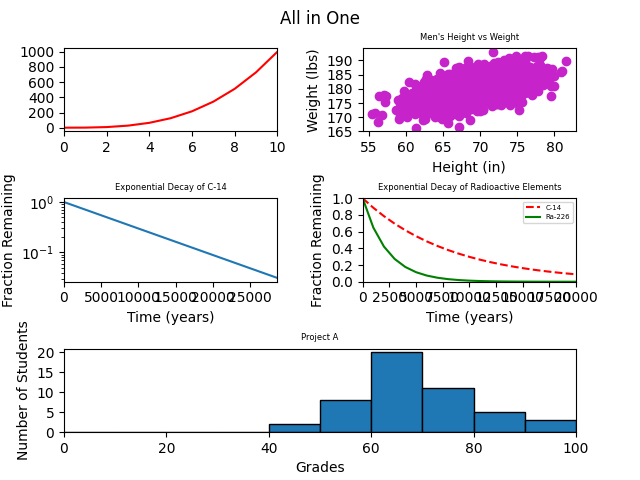

This figure's Python source:
#!/usr/bin/env python3
import numpy as np
import matplotlib.pyplot as plt

y0 = np.arange(0, 11) ** 3

mean = [69, 0]
cov = [[15, 8], [8, 15]]
np.random.seed(5)
x1, y1 = np.random.multivariate_normal(mean, cov, 2000).T
y1 += 180

x2 = np.arange(0, 28651, 5730)
r2 = np.log(0.5)
t2 = 5730
y2 = np.exp((r2 / t2) * x2)

x3 = np.arange(0, 21000, 1000)
r3 = np.log(0.5)
t31 = 5730
t32 = 1600
y31 = np.exp((r3 / t31) * x3)
y32 = np.exp((r3 / t32) * x3)

np.random.seed(5)
student_grades = np.random.normal(68, 15, 50)

ax1 = plt.subplot2grid((3, 2), (0, 0))
ax2 = plt.subplot2grid((3, 2), (0, 1))
ax3 = plt.subplot2grid((3, 2), (1, 0))
ax4 = plt.subplot2grid((3, 2), (1, 1))
ax5 = plt.subplot2grid((3, 2), (2, 0), colspan=2)
plt.subplots_adjust(left=0.1,
                    bottom=0.1,
                    right=0.9,
                    top=0.9,
                    wspace=0.4,
                    hspace=0.8)

plt.suptitle("All in One")
plt.rcParams["font.size"] = 5
plt.rcParams['axes.labelsize'] = 'x-small'

ax1.plot(y0, 'r')
ax1.set_xlim([0, 10])

ax2.scatter(x1, y1, c='#c623cb')
ax2.set_title("Men's Height vs Weight")
ax2.set_xlabel('Height (in)')
ax2.set_ylabel('Weight (lbs)')

ax3.plot(x2, y2)
ax3.set_yscale('log')
ax3.set_xlim([0, 28650], auto=True)
ax3.set_title("Exponential Decay of C-14")
ax3.set_xlabel('Time (years)')
ax3.set_ylabel('Fraction Remaining')

ax4.plot(x3, y31, 'r--', label='C-14')
ax4.plot(x3, y32, 'g', label='Ra-226')
ax4.set_xlim([0, 20000])
ax4.set_ylim([0, 1])
ax4.set_title("Exponential Decay of Radioactive Elements")
ax4.set_xlabel('Time (years)')
ax4.set_ylabel('Fraction Remaining')
ax4.legend()

ax5.hist(student_grades, bins=range(0, 110, 10), edgecolor='black')
ax5.set_xlim([0, 100])
ax5.set_title("Project A")
ax5.set_xlabel('Grades')
ax5.set_ylabel('Number of Students')

plt.savefig("5-all_in_one.png")
